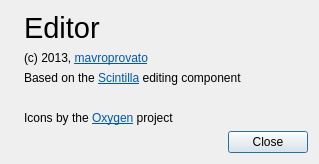
<?xml version="1.0" encoding="UTF-8"?>
<ui version="4.0">
 <class>AboutDialog</class>
 <widget class="QDialog" name="AboutDialog">
  <property name="geometry">
   <rect>
    <x>0</x>
    <y>0</y>
    <width>319</width>
    <height>153</height>
   </rect>
  </property>
  <property name="windowTitle">
   <string>About</string>
  </property>
  <layout class="QVBoxLayout" name="verticalLayout">
   <item>
    <layout class="QGridLayout" name="gridLayout" columnstretch="0,1,0">
     <item row="2" column="1" colspan="2">
      <widget class="QLabel" name="labelScintilla">
       <property name="text">
        <string>&lt;html&gt;&lt;head/&gt;&lt;body&gt;&lt;p&gt;Based on the &lt;a href=&quot;http://www.scintilla.org&quot;&gt;&lt;span style=&quot; text-decoration: underline; color:#0057ae;&quot;&gt;Scintilla&lt;/span&gt;&lt;/a&gt; editing component&lt;/p&gt;&lt;/body&gt;&lt;/html&gt;</string>
       </property>
       <property name="openExternalLinks">
        <bool>true</bool>
       </property>
      </widget>
     </item>
     <item row="5" column="1" colspan="2">
      <spacer name="verticalSpacer">
       <property name="orientation">
        <enum>Qt::Vertical</enum>
       </property>
       <property name="sizeHint" stdset="0">
        <size>
         <width>20</width>
         <height>40</height>
        </size>
       </property>
      </spacer>
     </item>
     <item row="6" column="1">
      <spacer name="horizontalSpacer">
       <property name="orientation">
        <enum>Qt::Horizontal</enum>
       </property>
       <property name="sizeHint" stdset="0">
        <size>
         <width>40</width>
         <height>20</height>
        </size>
       </property>
      </spacer>
     </item>
     <item row="4" column="1" colspan="2">
      <widget class="QLabel" name="labelOxygen">
       <property name="text">
        <string>&lt;html&gt;&lt;head/&gt;&lt;body&gt;&lt;p&gt;Icons by the &lt;a href=&quot;http://www.oxygen-icons.org&quot;&gt;&lt;span style=&quot; text-decoration: underline; color:#0057ae;&quot;&gt;Oxygen&lt;/span&gt;&lt;/a&gt; project&lt;/p&gt;&lt;/body&gt;&lt;/html&gt;</string>
       </property>
       <property name="openExternalLinks">
        <bool>true</bool>
       </property>
      </widget>
     </item>
     <item row="6" column="2">
      <widget class="QPushButton" name="pushButtonClose">
       <property name="text">
        <string>Close</string>
       </property>
       <property name="icon">
        <iconset resource="../resources/qtscitntillaeditor.qrc">
         <normaloff>:/icons/icons/16x16/dialog-close.png</normaloff>:/icons/icons/16x16/dialog-close.png</iconset>
       </property>
      </widget>
     </item>
     <item row="0" column="0" rowspan="7">
      <widget class="QLabel" name="labelIcon">
       <property name="text">
        <string/>
       </property>
       <property name="pixmap">
        <pixmap resource="../resources/qtscitntillaeditor.qrc">:/icons/icons/64x64/accessories-text-editor.png</pixmap>
       </property>
       <property name="alignment">
        <set>Qt::AlignLeading|Qt::AlignLeft|Qt::AlignTop</set>
       </property>
      </widget>
     </item>
     <item row="3" column="1" colspan="2">
      <widget class="QLabel" name="labelQt">
       <property name="text">
        <string/>
       </property>
       <property name="openExternalLinks">
        <bool>true</bool>
       </property>
      </widget>
     </item>
     <item row="0" column="1" colspan="2">
      <widget class="QLabel" name="labelApplication">
       <property name="font">
        <font>
         <pointsize>22</pointsize>
        </font>
       </property>
       <property name="text">
        <string>&lt;html&gt;&lt;head/&gt;&lt;body&gt;&lt;p&gt;Editor &lt;/p&gt;&lt;/body&gt;&lt;/html&gt;</string>
       </property>
      </widget>
     </item>
     <item row="1" column="1" colspan="2">
      <widget class="QLabel" name="labelCopyright">
       <property name="text">
        <string>&lt;html&gt;&lt;head/&gt;&lt;body&gt;&lt;p&gt;(c) 2013, &lt;a href=&quot;http://mavroprovato.net&quot;&gt;&lt;span style=&quot; text-decoration: underline; color:#0057ae;&quot;&gt;mavroprovato&lt;/span&gt;&lt;/a&gt;&lt;/p&gt;&lt;/body&gt;&lt;/html&gt;</string>
       </property>
       <property name="openExternalLinks">
        <bool>true</bool>
       </property>
      </widget>
     </item>
    </layout>
   </item>
  </layout>
 </widget>
 <resources>
  <include location="../resources/qtscitntillaeditor.qrc"/>
 </resources>
 <connections/>
</ui>
